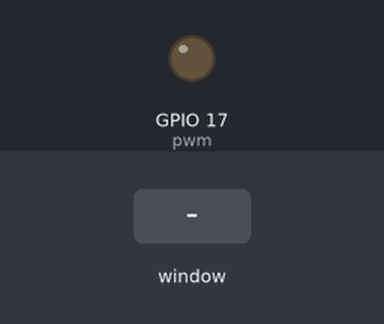
This program was run on a simulated Raspberry Pi (BCM pin numbers). On the bench: output pins drawn as LEDs (lit = HIGH). The inputs (shaded band) are chosen by the test bench. The desktop window is not drawn, its controls go by their first labels and the mouse button is held 0.15 s.

Above: at 1.2 s.
1.3 s: slider 1 in the window set to 50
At 2.5 s:
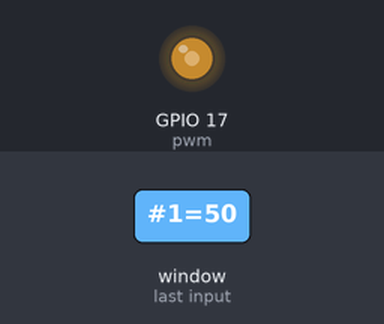
2.8 s: slider 1 in the window set to 100
At 3.9 s:
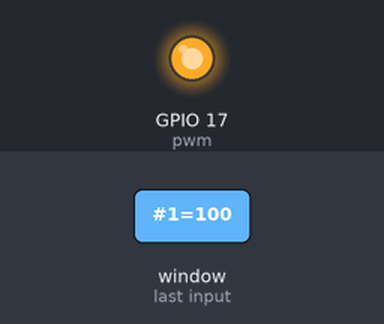
4.3 s: slider 1 in the window set to 25
At 5.0 s:
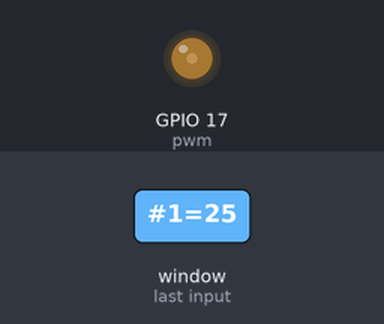
Timing chart, 0 to 7.3 s (numbered marks = the images above; inputs shaded):
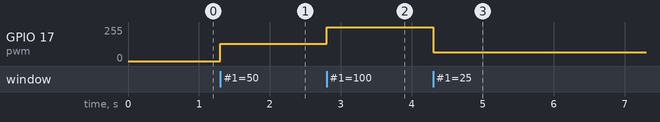

The program:

ledIntensityAdj.py
```python
import tkinter as tk
import RPi.GPIO as GPIO

# GPIO Setup
GPIO.setmode(GPIO.BCM)
GPIO.setup(17, GPIO.OUT)

# Create PWM
pwm = GPIO.PWM(17, 100)
pwm.start(0)

# Create main window
root = tk.Tk()
root.title("LED Brightness Control")
root.geometry("400x300")  # Set window size
root.configure(bg='#f0f0f0')  # Light gray background

# Create frame for better layout
frame = tk.Frame(root, bg='#f0f0f0')
frame.pack(expand=True, fill=tk.BOTH, padx=20, pady=20)

# Title Label
title_label = tk.Label(
    frame,
    text="LED Brightness Control",
    font=("Arial", 16, "bold"),
    bg='#f0f0f0'
)
title_label.pack(pady=(0, 20))

# Slider for LED Brightness
brightness_slider = tk.Scale(
    frame,
    from_=0,
    to=100,
    orient=tk.HORIZONTAL,
    length=300,
    label="Adjust Brightness",
    sliderlength=20,
    width=15,
    command=lambda value: pwm.ChangeDutyCycle(float(value))
)
brightness_slider.pack(pady=10)

# Current Value Display
value_label = tk.Label(
    frame,
    text="Current Brightness: 0%",
    font=("Arial", 12),
    bg='#f0f0f0'
)
value_label.pack(pady=10)

# Update function for value display
def update_value(value):
    value_label.config(text=f"Current Brightness: {value}%")
    pwm.ChangeDutyCycle(float(value))

# Modify slider to use update function
brightness_slider.config(command=update_value)

# Exit Button
def on_closing():
    pwm.stop()
    GPIO.cleanup()
    root.quit()

exit_button = tk.Button(
    frame,
    text="Exit",
    command=on_closing,
    bg='#ff6347',  # Tomato red
    fg='white',
    font=("Arial", 12)
)
exit_button.pack(pady=20)

# Ensure proper cleanup on window close
root.protocol("WM_DELETE_WINDOW", on_closing)

# Start the application
root.mainloop()
```

Measured:
- after the input at 1.3 s, GPIO 17 (pwm): 0/255 → 128/255 at once
- after the input at 2.8 s, GPIO 17 (pwm): 128/255 → 255/255 at once
- after the input at 4.3 s, GPIO 17 (pwm): 255/255 → 64/255 at once
